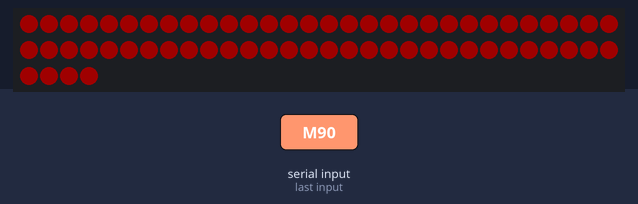
Bench run of a sketch on a simulated Arduino Nano, built with avr-gcc and run on an emulated ATmega328P. Parts: 64 RGB LEDs in strip order, left to right, continuing on the next row. The test bench sets the inputs (shaded band). Dim RGB values are drawn brighter than linear; what the sketch prints to the serial monitor is not drawn.

1.3 s: "M90\n" received over Serial
Above: at 1.9 s.
2.8 s: "M90\n" received over Serial
4.3 s: "90,45\n" received over Serial
5.8 s: "30,150\n" received over Serial
7.3 s: "0\n" received over Serial
Timing chart, 0 to 9.8 s (numbered marks = the images above; inputs shaded):
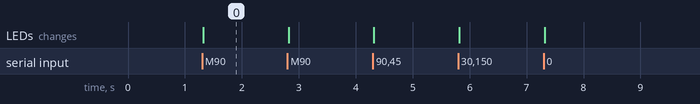

Measured:
- after the input at 1.3 s, the LEDs: change at once (image 0)

The sketch:

disp2.ino
```cpp
#include <FastLED.h>

#define N_RING_LEDS 64
CRGB leds[N_RING_LEDS];

uint32_t counts[8][8];

void setup() {
  Serial.begin(1000000);

  // ledring
  FastLED.addLeds<NEOPIXEL, 2>(leds, N_RING_LEDS);  // IO2, N_RING_LEDS leds
  FastLED.setBrightness(32);

  memset(leds, 0x00, sizeof leds);
  FastLED.show();

  memset(counts, 0x00, sizeof counts);

  Serial.println(F("Go!"));
}

char buffer[128] { 0 };
int offset = 0;

uint64_t hextov(const char *v)
{
  uint64_t vo = 0;

  while(isalnum(*v)) {
    vo <<= 4;
    int c = toupper(*v);
    v++;
    vo |= c > '9' ? c - 'A' + 10 : (c - '0');
  }

  return vo;
}

CRGB hlsToRGB(int h, int l, int s) {
    int r, g, b;

    if (s == 0) {
        // Achromatic case (gray)
        r = g = b = (l * 255) / 100;
    } else {
        auto hueToRGB = [](int p, int q, int t) -> int {
            if (t < 0) t += 360;
            if (t > 360) t -= 360;
            if (t < 60)  return p + (q - p) * t / 60;
            if (t < 180) return q;
            if (t < 240) return p + (q - p) * (240 - t) / 60;
            return p;
        };

        int q = (l < 50) ? (l * (100 + s)) / 100 : (l + s - (l * s) / 100);
        int p = 2 * l - q;

        r = hueToRGB(p, q, h + 120);
        g = hueToRGB(p, q, h);
        b = hueToRGB(p, q, h - 120);

        // Scale to 0-255
        r = (r * 255) / 100;
        g = (g * 255) / 100;
        b = (b * 255) / 100;
    }

    return {r, g, b};
}

void loop() {
  if (Serial.available() == 0)
    return;

  char c = Serial.read();

  if (c >= 32 && c < 127) {
    if (offset < sizeof(buffer) - 1) {
      buffer[offset++] = c;

//      Serial.write(c);
    }

    return;
  }

  if (c != 10)
    return;

  // set count
  if (buffer[0] == 'M') {
    uint32_t move_ = hextov(&buffer[1]);

    counts[(move_ >> 3) & 7][move_ & 7]++;  // from
    counts[(move_ >> 9) & 7][(move_ >> 6) & 7]++;  // to
  }

  // determine max val
  uint32_t mv = 0;
  uint32_t miv = -1;
  for(int y=0; y<8; y++) {
    for(int x=0; x<8; x++) {
      mv = max(mv, counts[y][x]);
      miv = min(miv, counts[y][x]);
    }
  }

  uint16_t diff = mv - miv;
  if (diff == 0)
    return;

  // put pixels
  byte i = 0;
  for(int y=0; y<8; y++) {
    for(int x=0; x<8; x++) {
      uint16_t v = (counts[y][x] - miv) * uint64_t(360) / diff;
      leds[i++] = hlsToRGB(v, 50, 100);
    }
  }

  FastLED.show();
}
```
